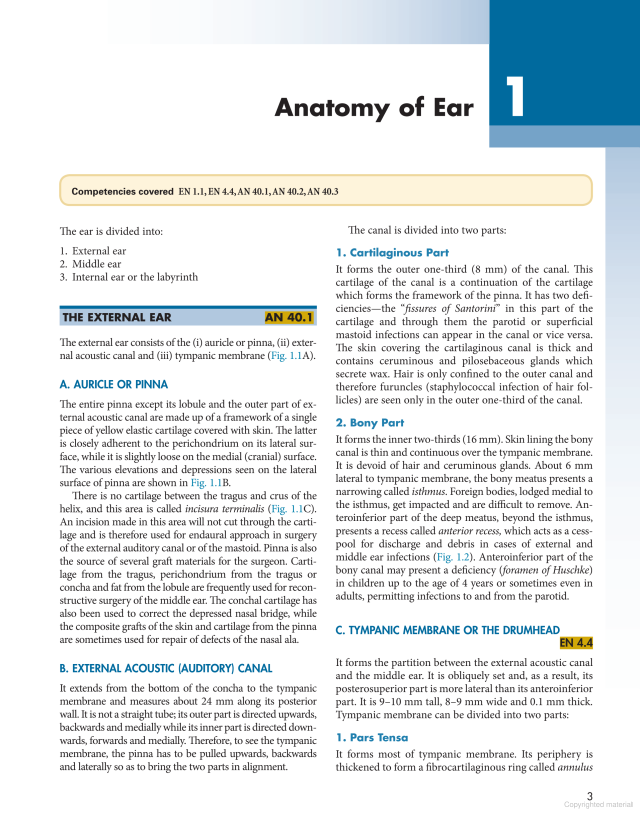
#> input picture textbook_images/page_001.jpg, 1280 x 1638 px (shown at 1/2 size)
$ python Read_images_videos.py
#> lines starting #> are read from the running program, lines starting #| are printed output that depends on the picture
import cv2


image = cv2.imread('textbook_images/page_001.jpg')
#> image is the input picture: shape (1638, 1280, 3); mean B, G, R 234.6, 232.6, 227.8

#rescale the image size
def rescaleFrame(frame, scale = 0.4):
#> called with scale = 0.4
    width = int(frame.shape[1] * scale)
#> width = 512
    height = int(frame.shape[0] * scale)
#> height = 655

    dimension = (width, height)
#> dimension = (512, 655)

    return cv2.resize(frame, dimension, interpolation=cv2.INTER_AREA)
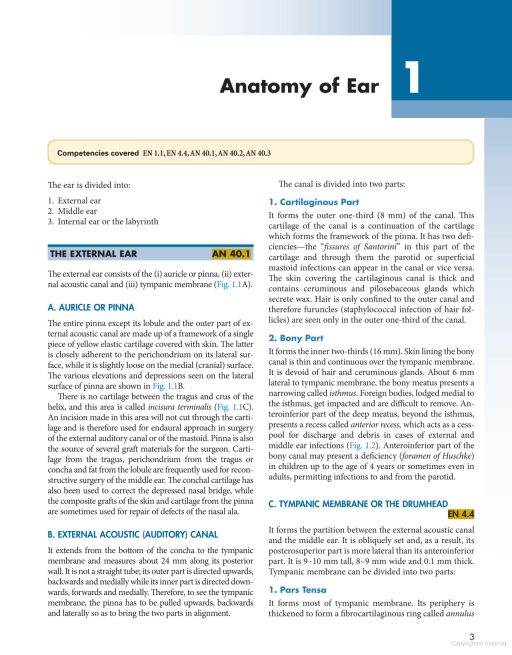
#> returned value: shape (655, 512, 3); mean of channels 0, 1, 2 234.6, 232.6, 227.8; drawn as B, G, R

rescaled_image = rescaleFrame(image)

cv2.imshow('rescaled_image', rescaled_image)

cv2.waitKey(0)

capture = cv2.VideoCapture('videos/test.mp4')

while True:
    isTrue, frame = capture.read()
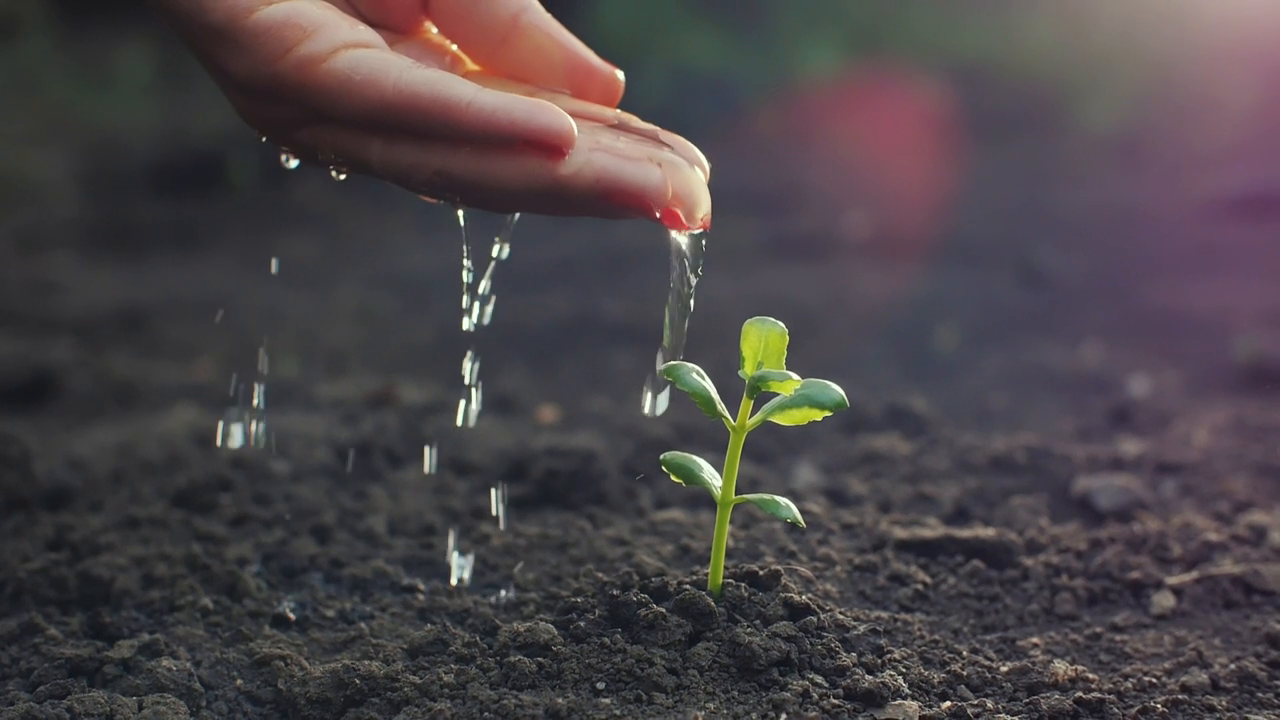
#> input picture frame 26 of videos/test.mp4, 1280 x 720 px
#> frame is the input picture: shape (720, 1280, 3); mean B, G, R 72.2, 69, 75.4
    if isTrue == False:
        break

    resized_frame = rescaleFrame(frame)
    cv2.imshow('video', resized_frame)

    if cv2.waitKey(20) & 0xFF == ord('v'):
#> (key Esc is pressed here)
        break

capture.release()
cv2.destroyAllWindows()
